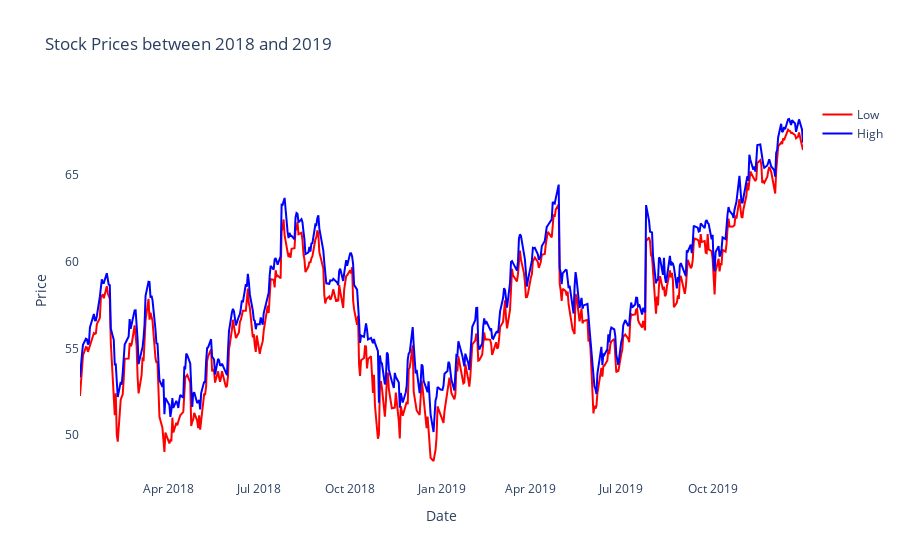

Source (notebook cell):
### Code cell
# Filter DataFrame for dates between 2018 and 2019
df_2018_2019 = df[(df['Date'] >= '2018-01-01') & (df['Date'] <= '2019-12-31')]

# Create traces for Low and High prices
trace_low = go.Scatter(x=df_2018_2019['Date'], y=df_2018_2019['Low'], mode='lines', name='Low', line=dict(color='red'))
trace_high = go.Scatter(x=df_2018_2019['Date'], y=df_2018_2019['High'], mode='lines', name='High', line=dict(color='blue'))

# Create layout
layout = go.Layout(
    title='Stock Prices between 2018 and 2019',
    xaxis=dict(title='Date'),
    yaxis=dict(title='Price'),
    plot_bgcolor='rgba(0,0,0,0)'  # Set plot background color to transparent
)

# Create figure and add traces
fig = go.Figure(data=[trace_low, trace_high], layout=layout)

# Show the plot
fig.show()

### Figure 1 — Plotly figure (JSON) as saved in the notebook; plotly's stock layout.template omitted (floating-point values rounded to 4 significant figures; data arrays with more than 128 entries replaced by an {"elided": "..."} marker saying what was removed)
{"data": [{"line": {"color": "red"}, "mode": "lines", "name": "Low", "type": "scatter", "x": {"elided": "503 str values"}, "y": {"elided": "503 float values"}}, {"line": {"color": "blue"}, "mode": "lines", "name": "High", "type": "scatter", "x": {"elided": "503 str values"}, "y": {"elided": "503 float values"}}], "layout": {"plot_bgcolor": "rgba(0,0,0,0)", "title": {"text": "Stock Prices between 2018 and 2019"}, "xaxis": {"title": {"text": "Date"}}, "yaxis": {"title": {"text": "Price"}}}}
